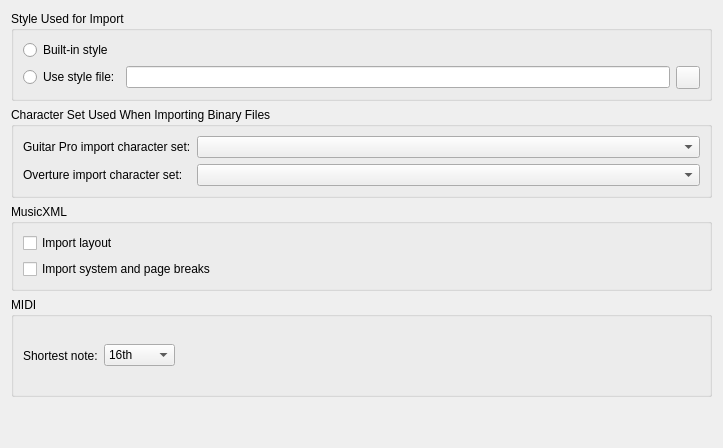
     <widget class="QWidget" name="tabImport">
      <property name="accessibleName">
       <string>Import tab</string>
      </property>
      <attribute name="title">
       <string>Import</string>
      </attribute>
      <layout class="QVBoxLayout" name="verticalLayout_10">
       <item>
        <widget class="QGroupBox" name="groupBox_7">
         <property name="title">
          <string>Style Used for Import</string>
         </property>
         <layout class="QVBoxLayout">
          <item>
           <widget class="QRadioButton" name="useImportBuiltinStyle">
            <property name="text">
             <string>Built-in style</string>
            </property>
           </widget>
          </item>
          <item>
           <layout class="QHBoxLayout">
            <item>
             <widget class="QRadioButton" name="useImportStyleFile">
              <property name="text">
               <string>Use style file:</string>
              </property>
             </widget>
            </item>
            <item>
             <widget class="QLineEdit" name="importStyleFile">
              <property name="accessibleName">
               <string>Use style file</string>
              </property>
              <property name="accessibleDescription">
               <string>Insert path to style file</string>
              </property>
             </widget>
            </item>
            <item>
             <widget class="QToolButton" name="styleFileButton">
              <property name="accessibleName">
               <string>Choose style</string>
              </property>
              <property name="accessibleDescription">
               <string>Opens a file dialog for selecting a style file</string>
              </property>
              <property name="text">
               <string notr="true"/>
              </property>
              <property name="icon">
               <iconset resource="musescore.qrc">
                <normaloff>:/data/icons/document-open.svg</normaloff>:/data/icons/document-open.svg</iconset>
              </property>
             </widget>
            </item>
           </layout>
          </item>
         </layout>
        </widget>
       </item>
       <item>
        <widget class="QGroupBox" name="groupBox_20">
         <property name="title">
          <string>Character Set Used When Importing Binary Files</string>
         </property>
         <layout class="QVBoxLayout" name="verticalLayout_12">
          <item>
           <layout class="QFormLayout" name="formLayout">
            <item row="2" column="0">
             <widget class="QLabel" name="label_49">
              <property name="text">
               <string>Overture import character set:</string>
              </property>
             </widget>
            </item>
            <item row="2" column="1">
             <widget class="QComboBox" name="importCharsetListOve">
              <property name="accessibleName">
               <string>Overture import character set</string>
              </property>
              <property name="accessibleDescription">
               <string>Choose Overture import character set</string>
              </property>
             </widget>
            </item>
            <item row="1" column="0">
             <widget class="QLabel" name="label_23">
              <property name="text">
               <string>Guitar Pro import character set:</string>
              </property>
             </widget>
            </item>
            <item row="1" column="1">
             <widget class="QComboBox" name="importCharsetListGP">
              <property name="accessibleName">
               <string>Guitar Pro import character set</string>
              </property>
              <property name="accessibleDescription">
               <string>Choose Guitar Pro import character set</string>
              </property>
             </widget>
            </item>
           </layout>
          </item>
         </layout>
        </widget>
       </item>
       <item>
        <widget class="QGroupBox" name="groupBox_21">
         <property name="sizePolicy">
          <sizepolicy hsizetype="Preferred" vsizetype="Preferred">
           <horstretch>0</horstretch>
           <verstretch>0</verstretch>
          </sizepolicy>
         </property>
         <property name="accessibleName">
          <string>MusicXML</string>
         </property>
         <property name="title">
          <string>MusicXML</string>
         </property>
         <layout class="QVBoxLayout" name="verticalLayout_13">
          <item>
           <widget class="QCheckBox" name="importLayout">
            <property name="text">
             <string>Import layout</string>
            </property>
           </widget>
          </item>
          <item>
           <widget class="QCheckBox" name="importBreaks">
            <property name="text">
             <string>Import system and page breaks</string>
            </property>
           </widget>
          </item>
         </layout>
        </widget>
       </item>
       <item>
        <widget class="QGroupBox" name="groupBox_23">
         <property name="minimumSize">
          <size>
           <width>0</width>
           <height>100</height>
          </size>
         </property>
         <property name="accessibleName">
          <string>MIDI</string>
         </property>
         <property name="title">
          <string>MIDI</string>
         </property>
         <layout class="QHBoxLayout" name="horizontalLayout_10">
          <item>
           <widget class="QLabel" name="label_17">
            <property name="text">
             <string>Shortest note:</string>
            </property>
           </widget>
          </item>
          <item>
           <widget class="QComboBox" name="shortestNote">
            <property name="accessibleName">
             <string>Shortest note</string>
            </property>
            <property name="accessibleDescription">
             <string>Choose the shortest note value</string>
            </property>
            <property name="currentIndex">
             <number>2</number>
            </property>
            <item>
             <property name="text">
              <string>Quarter</string>
             </property>
            </item>
            <item>
             <property name="text">
              <string>Eighth</string>
             </property>
            </item>
            <item>
             <property name="text">
              <string>16th</string>
             </property>
            </item>
            <item>
             <property name="text">
              <string>32nd</string>
             </property>
            </item>
            <item>
             <property name="text">
              <string>64th</string>
             </property>
            </item>
           </widget>
          </item>
          <item>
           <spacer name="horizontalSpacer_16">
            <property name="orientation">
             <enum>Qt::Horizontal</enum>
            </property>
            <property name="sizeHint" stdset="0">
             <size>
              <width>525</width>
              <height>20</height>
             </size>
            </property>
           </spacer>
          </item>
         </layout>
        </widget>
       </item>
       <item>
        <spacer>
         <property name="orientation">
          <enum>Qt::Vertical</enum>
         </property>
         <property name="sizeHint" stdset="0">
          <size>
           <width>20</width>
           <height>40</height>
          </size>
         </property>
        </spacer>
       </item>
      </layout>
     </widget>
